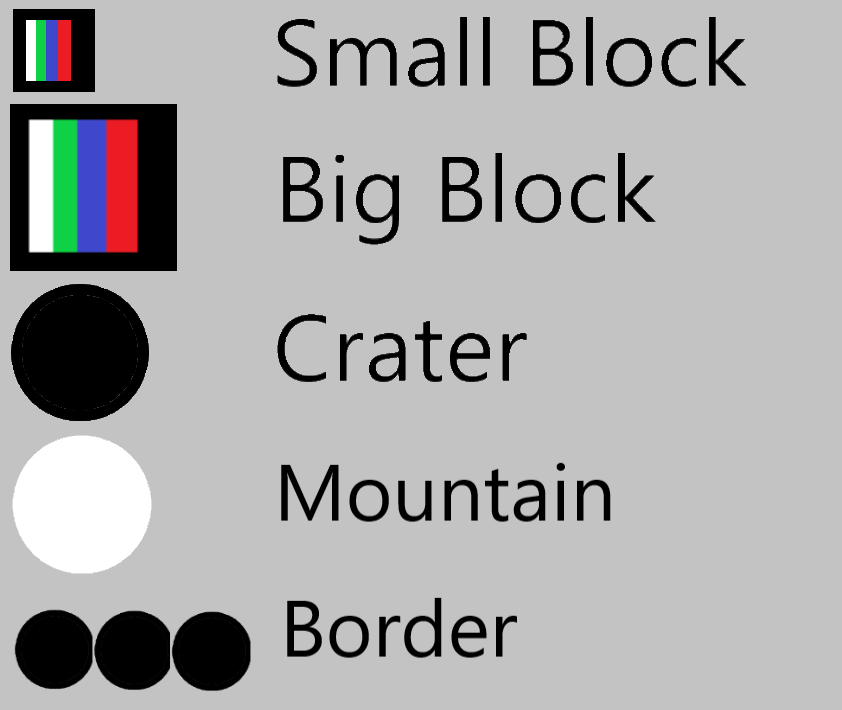
//> input picture gui/LEGEND_UI_VENUS_V2.png, 842 x 710 px, given in place of the camera
$ ./main   (built with g++ and OpenCV 4)
//> lines starting //> are read from the running program, lines starting //| are printed output that depends on the picture; after the words box and inside, x2 and y2 are one past the last pixel; in counts of white or black regions, pixels touching at a corner belong together
#include <opencv2/core/hal/interface.h>

#include <cstdio>
#include <iostream>
#include <opencv2/core.hpp>
#include <opencv2/core/cvstd.hpp>
#include <opencv2/core/types.hpp>
#include <opencv2/core/utility.hpp>
#include <opencv2/highgui.hpp>
#include <opencv2/opencv.hpp>
#include <opencv2/videoio.hpp>
#include <string>
#include <vector>

#define CAM_NUM 0

/* #define DISPLAY */
#define DEBUG

using namespace std;
using namespace cv;

// Function to perform Difference of Gaussians
Mat diff_gauss(const Mat &img, int k1, double s1, int k2, double s2) {
  Mat b1, b2;
  GaussianBlur(img, b1, Size(k1, k1), s1);
  GaussianBlur(img, b2, Size(k2, k2), s2);
  return b1 - b2;
}

struct HSL {
  double h, s, l;

  HSL(double h, double s, double l) : h(h), s(s), l(l){};
};

// Convert rgb to hsl
HSL rgb2hsl(double r, double g, double b) {
  // Find max and min value
  double maxVal = max({r, g, b});
  double minVal = min({r, g, b});
  double delta = maxVal - minVal;

  // Calculate lightness
  double L = (maxVal + minVal) / 2.0;

  // Calculate hue and saturation
  double H, S;
  if (delta == 0) {
    // If delta = 0, then saturation is 0 and hue is undefined
    S = 0;
    H = 0;
  } else {
    // Calculate saturation
    S = (L <= 0.5) ? (delta / (maxVal + minVal))
                   : (delta / (2.0 - maxVal - minVal));

    // Calculate hue
    if (maxVal == r) {
      H = (g - b) / delta + (g < b ? 6 : 0);
    } else if (maxVal == g) {
      H = (b - r) / delta + 2;
    } else {
      H = (r - g) / delta + 4;
    }

    H /= 6.0;
  }

  // Convert hue to degrees
  H *= 360.0;

  return HSL(H, S, L);
}

// Function to classify given hsv color
string classify_color(const Scalar &bgr_mean) {
  HSL hsl =
      rgb2hsl(bgr_mean[2] / 255.0, bgr_mean[1] / 255.0, bgr_mean[0] / 255.0);

#ifdef DEBUG
  printf("H: %f, S: %f, L: %f\n", hsl.h, hsl.s, hsl.l);
#endif

  if (hsl.l <= 0.10) {
    return "black";
  } else if (hsl.l > 0.10 && hsl.l < 0.55) {
    if (hsl.h < 20 || hsl.h > 340) {
      return "red";
    } else if (hsl.h > 80 && hsl.h < 160) {
      return "green";
    } else if (hsl.h > 180 && hsl.h < 280) {
      return "blue";
    }
  } else {
    return "white";
  }

  return "unknown";
}

int main() {
  // Access the webcam
  VideoCapture cam(CAM_NUM);
  if (!cam.isOpened()) {
    cerr << "Error: Could not open the camera." << endl;
    return -1;
  }

  // Set the resolution
//   cam.set(CAP_PROP_FRAME_WIDTH, 720);
//   cam.set(CAP_PROP_FRAME_HEIGHT, 480);

  cam.set(CAP_PROP_FRAME_WIDTH, 640);
  cam.set(CAP_PROP_FRAME_HEIGHT, 480);

  // Capture the frame
  Mat img;
  cam >> img;
//> img is the input picture: 710 rows x 842 cols, CV_8UC3; mean B, G, R 170.5, 170.3, 170.8
  if (img.empty()) {
    cerr << "Error: Captured frame is empty." << endl;
    return -1;
  }
  cam.release();

  // Increase saturation
  Mat hsv_img;
  cvtColor(img, hsv_img, COLOR_BGR2HSV);
//> hsv_img: 710 rows x 842 cols, CV_8UC3; mean H, S, V 2.9, 4.8, 173
  vector<Mat> hsv_channels;
  split(hsv_img, hsv_channels);
  hsv_channels[1] *= 1.5;
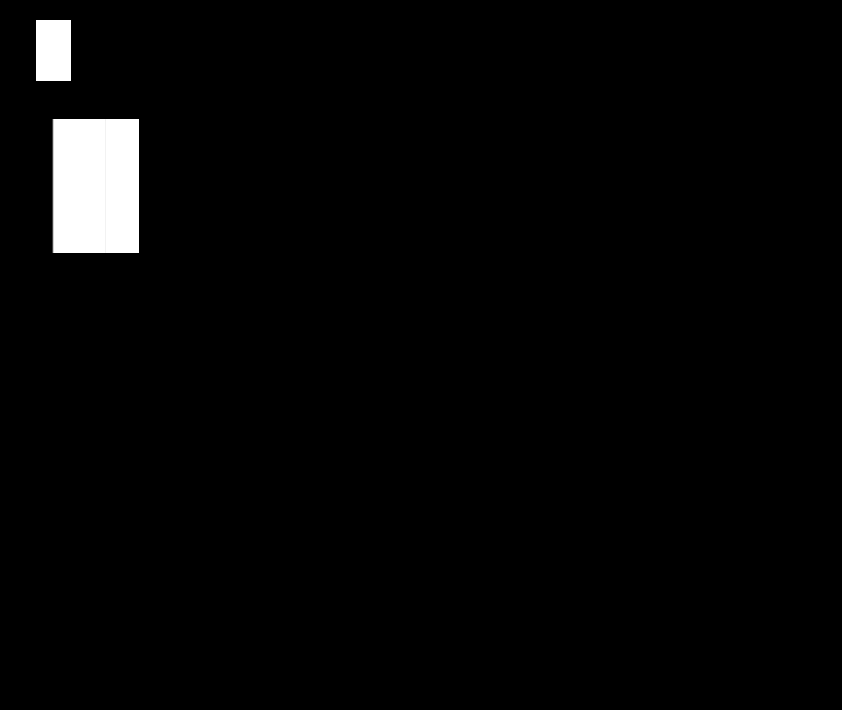
//> hsv_channels[1]: 710 rows x 842 cols, CV_8UC1; min 0, max 255, mean 5.8
  cv::min(hsv_channels[1], 255, hsv_channels[1]);
  merge(hsv_channels, hsv_img);
//> hsv_img: 710 rows x 842 cols, CV_8UC3; mean H, S, V 2.9, 5.8, 173
  cvtColor(hsv_img, img, COLOR_HSV2BGR);
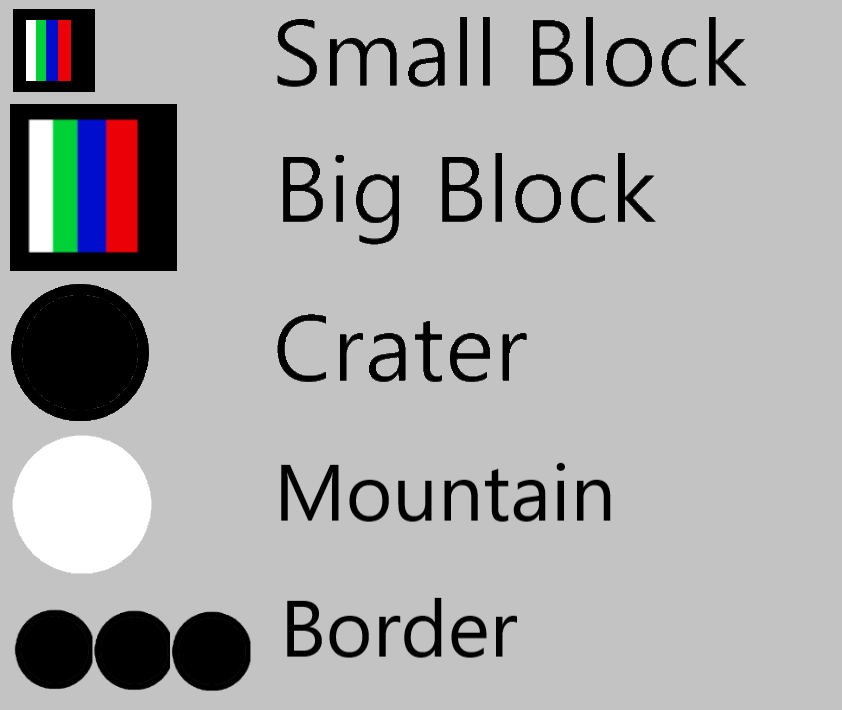
//> img: 710 rows x 842 cols, CV_8UC3; 2.31% of pixels changed, all inside (x1, y1, x2, y2) = (36, 20, 139, 253)

  // Convert to gray
  vector<Mat> gray_channels(3);
  split(img, gray_channels);
  Mat gray = (gray_channels[0], gray_channels[1], gray_channels[2]) / 3;
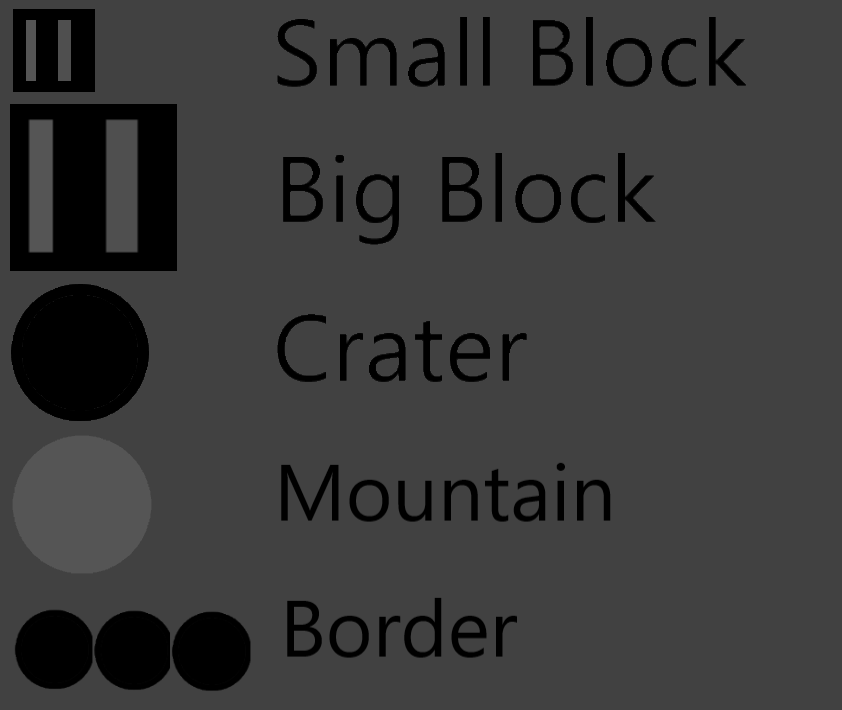
//> gray: 710 rows x 842 cols, CV_8UC1; min 0, max 85, mean 56.7
  gray.convertTo(gray, CV_8U);

  // Perform Difference of Gaussians
  Mat DoG_img = diff_gauss(gray, 7, 7, 17, 17);
//> in diff_gauss, `GaussianBlur(img, b2, Size(k2, k2), s2);`:
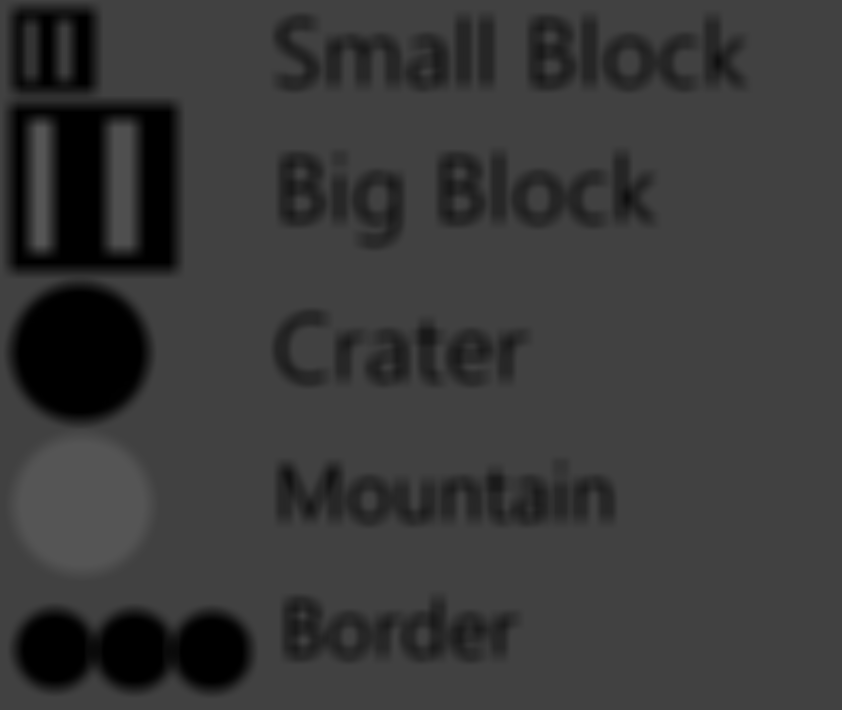
//> b2: 710 rows x 842 cols, CV_8UC1; min 0, max 85, mean 56.7
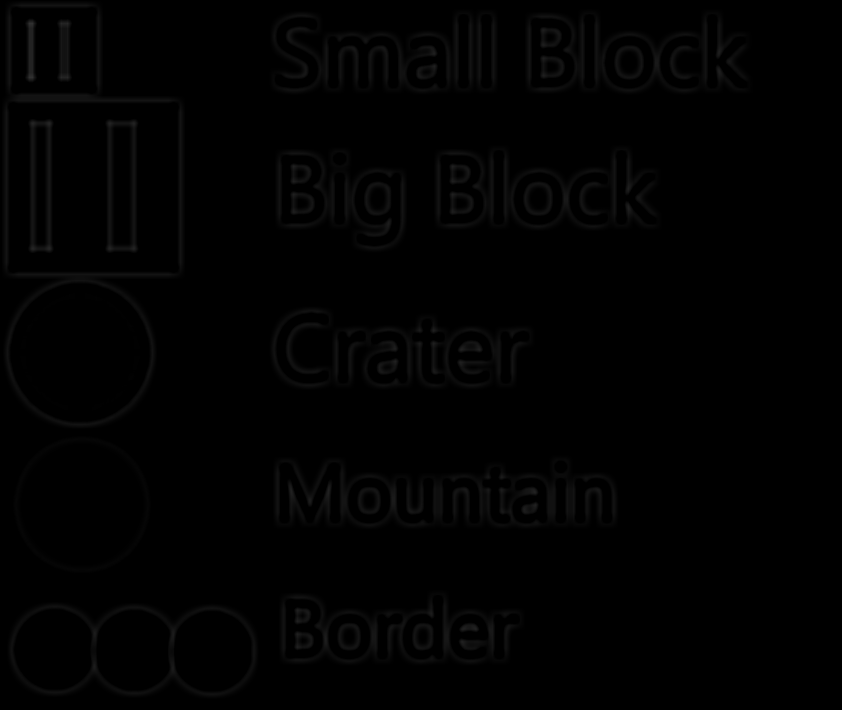
//> DoG_img: 710 rows x 842 cols, CV_8UC1; min 0, max 48, mean 1.4

  // Apply Otsu Threshold
  Mat th;
  threshold(DoG_img, th, 127, 255, THRESH_BINARY | THRESH_OTSU);
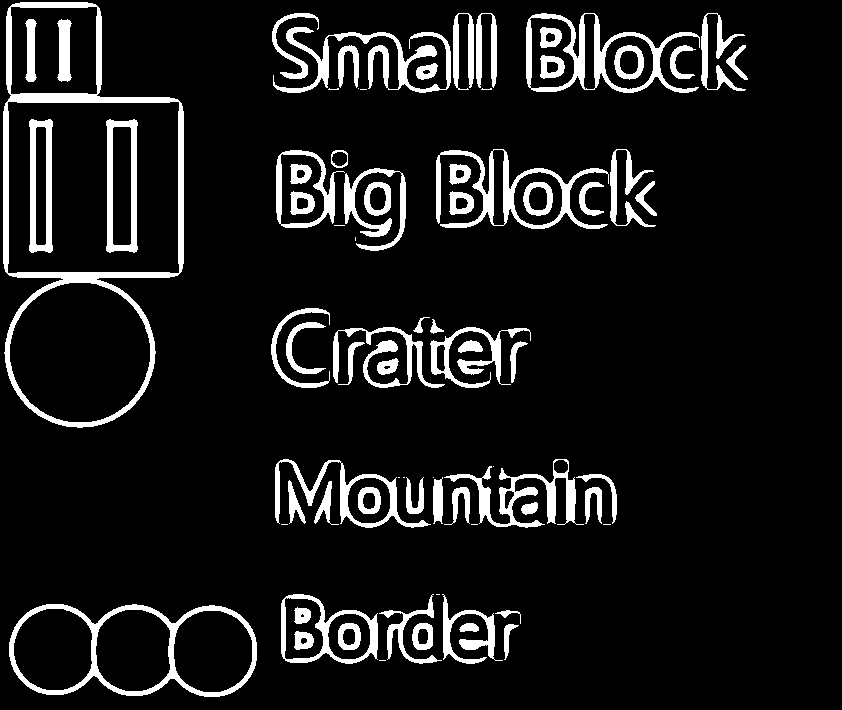
//> th: 710 rows x 842 cols, CV_8UC1; 9.5% white; 78 white regions (15 under 20 px)

  // Finding contours
  vector<vector<Point>> contours;
  findContours(th, contours, RETR_EXTERNAL, CHAIN_APPROX_NONE);
//> contours = 64 contours, 15 with area under 20; largest, box (x1, y1, x2, y2) and area: (3, 2, 184, 428) 58695, (9, 604, 257, 697) 18792, (526, 13, 700, 93) 8207, (436, 149, 609, 229) 5402, (281, 594, 378, 664) 5064

  // Create copy of original image
  Mat img_out = img.clone();

  // For each contour above certain are and extend, draw minimum bounding box
  for (const auto &c : contours) {
    double area = contourArea(c);

    Rect boundingRect = cv::boundingRect(c);
    double extent = area / (boundingRect.width + boundingRect.height);

    // check if it is cube
    // double cubeness = abs((boundingRect.width + boundingRect.height)/boundingRect.width - 0.5);
    // printf("Cubeness: %lf\n", cubeness);

    if (area > 1200 && extent > 0.05) {
      // Find best matching boundary rectangle
      RotatedRect rect = minAreaRect(c);

      // get vertices and center of rect
      Point2f vertices[4];
      rect.points(vertices);
      Point2f center = rect.center;

      // draw bounding box
      for (int i = 0; i < 4; i++) {
        line(img_out, vertices[i], vertices[(i + 1) % 4], Scalar(0, 255, 2), 4);
      }

      // scale rectangle down
      for (int i = 0; i < 4; i++) {
        vertices[i] = center + 0.5 * (vertices[i] - center);
      }

      // Create a mask with the same size as the original image
      Mat mask = Mat::zeros(img.size(), CV_8UC1);

      // Fill the mask with the rectangle
      Point rook_points[1][4];
      for (int j = 0; j < 4; j++) {
        rook_points[0][j] = vertices[j];
      }
      const Point *ppt[1] = {rook_points[0]};
      int npt[] = {4};
      fillPoly(mask, ppt, npt, 1, Scalar(255));

      // Calculate the mean color inside the mask
      Scalar mean_bgr = mean(img, mask);

      // Get the color class of calculated value
      string color_class = classify_color(mean_bgr);
      string size_class =
          (rect.size.width * rect.size.height > 25000) ? "big" : "small";
      string text = size_class + " + " + color_class;
      putText(img_out, text, Point(boundingRect.x, boundingRect.y),
              FONT_HERSHEY_SIMPLEX, 0.5, Scalar(0, 0, 0), 2, LINE_AA);
      cout << text << endl;
    }
  }
//> this loop made 64 passes
//| H: 0.000000, S: 0.000000, L: 0.066940
//| small + black
//| H: 0.000000, S: 0.000000, L: 0.531844
//| small + red
//> (the first 4 of 16 printed lines)
//> (output is shown up to pass 47 of 64)
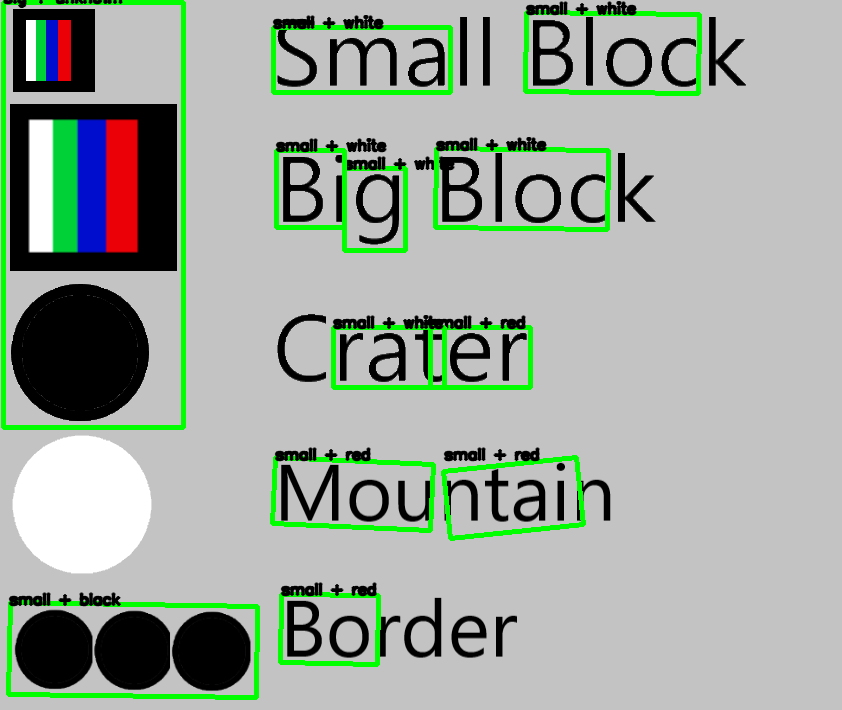
//> img_out: 710 rows x 842 cols, CV_8UC3; 5.96% of pixels changed, all inside (x1, y1, x2, y2) = (1, 0, 702, 700)

#ifdef DISPLAY
  imshow("Resutl", img_out);
  waitKey(0);
#else
  imwrite("last.png", img_out);
  imwrite("last_raw.png", th);
#endif

  return (0);
}
